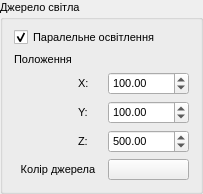
          <widget class="QGroupBox" name="groupBox_8">
           <property name="font">
            <font>
             <pointsize>8</pointsize>
             <weight>50</weight>
             <bold>false</bold>
            </font>
           </property>
           <property name="title">
            <string>Джерело світла</string>
           </property>
           <layout class="QGridLayout" name="gridLayout_3">
            <property name="topMargin">
             <number>9</number>
            </property>
            <item row="4" column="0">
             <layout class="QVBoxLayout" name="verticalLayout_6">
              <item>
               <widget class="QLabel" name="label_21">
                <property name="font">
                 <font>
                  <pointsize>8</pointsize>
                 </font>
                </property>
                <property name="text">
                 <string>Положення</string>
                </property>
               </widget>
              </item>
             </layout>
            </item>
            <item row="7" column="1">
             <widget class="QLabel" name="label_22">
              <property name="font">
               <font>
                <pointsize>8</pointsize>
                <weight>50</weight>
                <bold>false</bold>
                <underline>false</underline>
                <strikeout>false</strikeout>
                <stylestrategy>PreferDefault</stylestrategy>
                <kerning>true</kerning>
               </font>
              </property>
              <property name="text">
               <string>X:</string>
              </property>
             </widget>
            </item>
            <item row="9" column="1">
             <widget class="QLabel" name="label_23">
              <property name="font">
               <font>
                <pointsize>8</pointsize>
                <weight>50</weight>
                <bold>false</bold>
               </font>
              </property>
              <property name="text">
               <string>Y:</string>
              </property>
             </widget>
            </item>
            <item row="10" column="1">
             <widget class="QLabel" name="label_24">
              <property name="font">
               <font>
                <pointsize>8</pointsize>
                <weight>50</weight>
                <bold>false</bold>
               </font>
              </property>
              <property name="text">
               <string>Z:</string>
              </property>
             </widget>
            </item>
            <item row="0" column="0" colspan="4">
             <widget class="QCheckBox" name="cb_parallel">
              <property name="font">
               <font>
                <pointsize>8</pointsize>
                <weight>50</weight>
                <bold>false</bold>
               </font>
              </property>
              <property name="text">
               <string>Паралельне освітлення</string>
              </property>
              <property name="checkable">
               <bool>true</bool>
              </property>
              <property name="checked">
               <bool>true</bool>
              </property>
             </widget>
            </item>
            <item row="7" column="2" colspan="2">
             <widget class="QDoubleSpinBox" name="sb_light_x">
              <property name="minimumSize">
               <size>
                <width>81</width>
                <height>23</height>
               </size>
              </property>
              <property name="font">
               <font>
                <weight>50</weight>
                <bold>false</bold>
               </font>
              </property>
              <property name="decimals">
               <number>2</number>
              </property>
              <property name="minimum">
               <double>-10000.000000000000000</double>
              </property>
              <property name="maximum">
               <double>10000.000000000000000</double>
              </property>
              <property name="value">
               <double>100.000000000000000</double>
              </property>
             </widget>
            </item>
            <item row="10" column="2" colspan="2">
             <widget class="QDoubleSpinBox" name="sb_light_z">
              <property name="minimumSize">
               <size>
                <width>81</width>
                <height>23</height>
               </size>
              </property>
              <property name="font">
               <font>
                <weight>50</weight>
                <bold>false</bold>
               </font>
              </property>
              <property name="decimals">
               <number>2</number>
              </property>
              <property name="minimum">
               <double>0.010000000000000</double>
              </property>
              <property name="maximum">
               <double>1000000000.000000000000000</double>
              </property>
              <property name="value">
               <double>500.000000000000000</double>
              </property>
             </widget>
            </item>
            <item row="9" column="2" colspan="2">
             <widget class="QDoubleSpinBox" name="sb_light_y">
              <property name="minimumSize">
               <size>
                <width>81</width>
                <height>23</height>
               </size>
              </property>
              <property name="font">
               <font>
                <weight>50</weight>
                <bold>false</bold>
               </font>
              </property>
              <property name="decimals">
               <number>2</number>
              </property>
              <property name="minimum">
               <double>-10000.000000000000000</double>
              </property>
              <property name="maximum">
               <double>10000.000000000000000</double>
              </property>
              <property name="value">
               <double>100.000000000000000</double>
              </property>
             </widget>
            </item>
            <item row="12" column="2" colspan="2">
             <widget class="QPushButton" name="colorButton2">
              <property name="text">
               <string/>
              </property>
             </widget>
            </item>
            <item row="12" column="0" colspan="2">
             <widget class="QLabel" name="label_2">
              <property name="text">
               <string>Колір джерела</string>
              </property>
              <property name="alignment">
               <set>Qt::AlignCenter</set>
              </property>
             </widget>
            </item>
           </layout>
          </widget>
